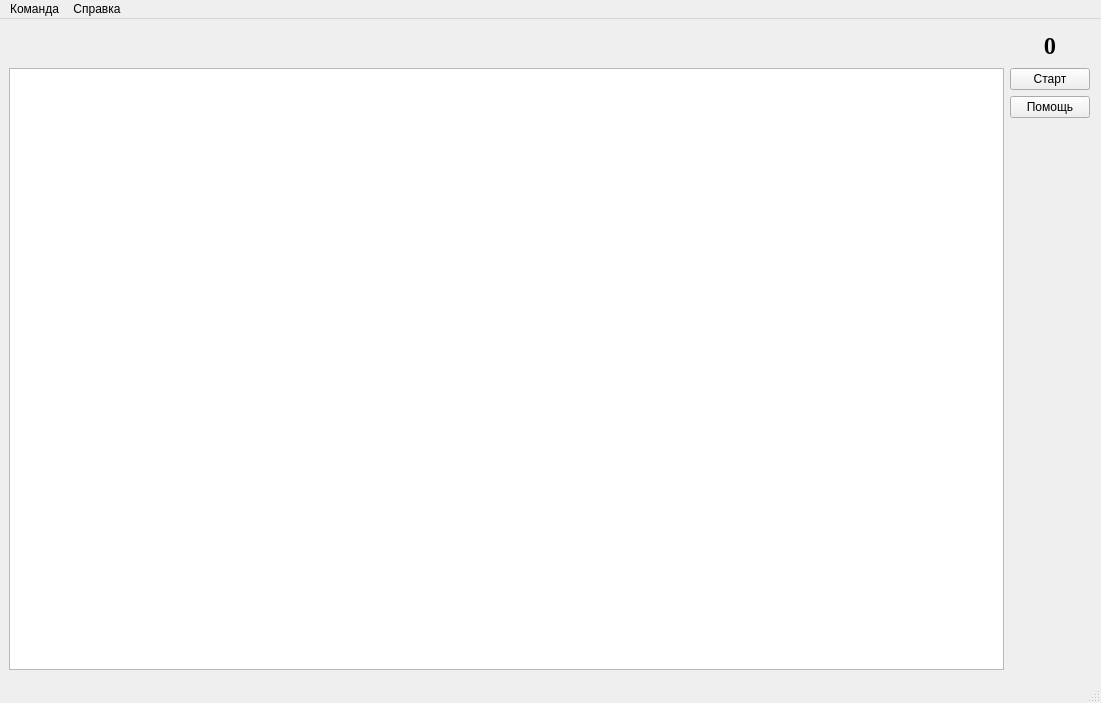
<?xml version="1.0" encoding="UTF-8"?>
<ui version="4.0">
 <class>MainWindow</class>
 <widget class="QMainWindow" name="MainWindow">
  <property name="geometry">
   <rect>
    <x>0</x>
    <y>0</y>
    <width>1101</width>
    <height>703</height>
   </rect>
  </property>
  <property name="windowTitle">
   <string>Гильдия ИТ-учителей</string>
  </property>
  <property name="windowIcon">
   <iconset>
    <normaloff>../v1/image/gild.PNG</normaloff>../v1/image/gild.PNG</iconset>
  </property>
  <widget class="QWidget" name="centralwidget">
   <widget class="QWidget" name="gridLayoutWidget">
    <property name="geometry">
     <rect>
      <x>9</x>
      <y>10</y>
      <width>1081</width>
      <height>641</height>
     </rect>
    </property>
    <layout class="QGridLayout" name="gridLayout">
     <property name="sizeConstraint">
      <enum>QLayout::SetMinimumSize</enum>
     </property>
     <item row="1" column="1">
      <widget class="QPushButton" name="btn_start">
       <property name="text">
        <string>Старт</string>
       </property>
       <property name="icon">
        <iconset>
         <normaloff>../v1/design_ui/pocet.png</normaloff>../v1/design_ui/pocet.png</iconset>
       </property>
       <property name="iconSize">
        <size>
         <width>32</width>
         <height>32</height>
        </size>
       </property>
      </widget>
     </item>
     <item row="1" column="0" rowspan="5">
      <widget class="QTableWidget" name="tableWidget">
       <property name="sizePolicy">
        <sizepolicy hsizetype="Expanding" vsizetype="Expanding">
         <horstretch>0</horstretch>
         <verstretch>0</verstretch>
        </sizepolicy>
       </property>
       <property name="font">
        <font>
         <pointsize>12</pointsize>
         <weight>75</weight>
         <bold>true</bold>
         <stylestrategy>PreferAntialias</stylestrategy>
        </font>
       </property>
       <property name="layoutDirection">
        <enum>Qt::LeftToRight</enum>
       </property>
       <property name="verticalScrollBarPolicy">
        <enum>Qt::ScrollBarAlwaysOff</enum>
       </property>
       <property name="horizontalScrollBarPolicy">
        <enum>Qt::ScrollBarAlwaysOff</enum>
       </property>
       <property name="sizeAdjustPolicy">
        <enum>QAbstractScrollArea::AdjustToContents</enum>
       </property>
       <property name="autoScroll">
        <bool>false</bool>
       </property>
       <property name="editTriggers">
        <set>QAbstractItemView::NoEditTriggers</set>
       </property>
       <property name="tabKeyNavigation">
        <bool>true</bool>
       </property>
       <property name="showDropIndicator" stdset="0">
        <bool>true</bool>
       </property>
       <property name="dragEnabled">
        <bool>false</bool>
       </property>
       <property name="selectionMode">
        <enum>QAbstractItemView::NoSelection</enum>
       </property>
       <property name="showGrid">
        <bool>false</bool>
       </property>
       <property name="gridStyle">
        <enum>Qt::DotLine</enum>
       </property>
       <property name="cornerButtonEnabled">
        <bool>false</bool>
       </property>
       <property name="rowCount">
        <number>20</number>
       </property>
       <property name="columnCount">
        <number>20</number>
       </property>
       <attribute name="horizontalHeaderVisible">
        <bool>false</bool>
       </attribute>
       <attribute name="verticalHeaderVisible">
        <bool>false</bool>
       </attribute>
       <row/>
       <row/>
       <row/>
       <row/>
       <row/>
       <row/>
       <row/>
       <row/>
       <row/>
       <row/>
       <row/>
       <row/>
       <row/>
       <row/>
       <row/>
       <row/>
       <row/>
       <row/>
       <row/>
       <row/>
       <column/>
       <column/>
       <column/>
       <column/>
       <column/>
       <column/>
       <column/>
       <column/>
       <column/>
       <column/>
       <column/>
       <column/>
       <column/>
       <column/>
       <column/>
       <column/>
       <column/>
       <column/>
       <column/>
       <column/>
      </widget>
     </item>
     <item row="2" column="1">
      <widget class="QPushButton" name="btn_help">
       <property name="text">
        <string>Помощь</string>
       </property>
       <property name="icon">
        <iconset>
         <normaloff>../v1/design_ui/question1.png</normaloff>../v1/design_ui/question1.png</iconset>
       </property>
       <property name="iconSize">
        <size>
         <width>32</width>
         <height>32</height>
        </size>
       </property>
      </widget>
     </item>
     <item row="4" column="1">
      <widget class="QLabel" name="letter2">
       <property name="font">
        <font>
         <pointsize>20</pointsize>
         <weight>75</weight>
         <bold>true</bold>
        </font>
       </property>
       <property name="text">
        <string/>
       </property>
       <property name="alignment">
        <set>Qt::AlignJustify|Qt::AlignVCenter</set>
       </property>
      </widget>
     </item>
     <item row="5" column="1">
      <widget class="QLabel" name="fine">
       <property name="font">
        <font>
         <family>Arial</family>
         <pointsize>16</pointsize>
        </font>
       </property>
       <property name="autoFillBackground">
        <bool>false</bool>
       </property>
       <property name="text">
        <string/>
       </property>
       <property name="textFormat">
        <enum>Qt::AutoText</enum>
       </property>
       <property name="alignment">
        <set>Qt::AlignCenter</set>
       </property>
       <property name="margin">
        <number>0</number>
       </property>
      </widget>
     </item>
     <item row="3" column="1">
      <widget class="QLabel" name="letter1">
       <property name="font">
        <font>
         <pointsize>20</pointsize>
         <weight>75</weight>
         <bold>true</bold>
        </font>
       </property>
       <property name="text">
        <string/>
       </property>
      </widget>
     </item>
     <item row="0" column="1">
      <widget class="QLabel" name="time">
       <property name="font">
        <font>
         <family>MS Serif</family>
         <pointsize>16</pointsize>
         <weight>75</weight>
         <bold>true</bold>
        </font>
       </property>
       <property name="text">
        <string>0</string>
       </property>
       <property name="alignment">
        <set>Qt::AlignCenter</set>
       </property>
      </widget>
     </item>
     <item row="0" column="0">
      <widget class="QLabel" name="label">
       <property name="font">
        <font>
         <pointsize>14</pointsize>
        </font>
       </property>
       <property name="text">
        <string/>
       </property>
      </widget>
     </item>
    </layout>
   </widget>
  </widget>
  <widget class="QMenuBar" name="menubar">
   <property name="geometry">
    <rect>
     <x>0</x>
     <y>0</y>
     <width>1101</width>
     <height>26</height>
    </rect>
   </property>
   <widget class="QMenu" name="menu">
    <property name="title">
     <string>Команда</string>
    </property>
    <addaction name="action_new_user_3"/>
    <addaction name="action_2"/>
   </widget>
   <widget class="QMenu" name="menu_3">
    <property name="title">
     <string>Справка</string>
    </property>
    <addaction name="action_about"/>
   </widget>
   <addaction name="menu"/>
   <addaction name="menu_3"/>
  </widget>
  <widget class="QStatusBar" name="statusbar"/>
  <action name="action">
   <property name="text">
    <string>Текущий пользователь</string>
   </property>
  </action>
  <action name="action_new_user">
   <property name="text">
    <string>Новый пользователь</string>
   </property>
  </action>
  <action name="action_new_user_2">
   <property name="text">
    <string>Пользователь</string>
   </property>
  </action>
  <action name="action_new_user_3">
   <property name="text">
    <string>Зарегистрировать</string>
   </property>
  </action>
  <action name="action_font">
   <property name="text">
    <string>Шрифт</string>
   </property>
  </action>
  <action name="action_about">
   <property name="text">
    <string>О программе</string>
   </property>
  </action>
  <action name="action_2">
   <property name="text">
    <string>Задание</string>
   </property>
  </action>
 </widget>
 <resources/>
 <connections/>
</ui>
